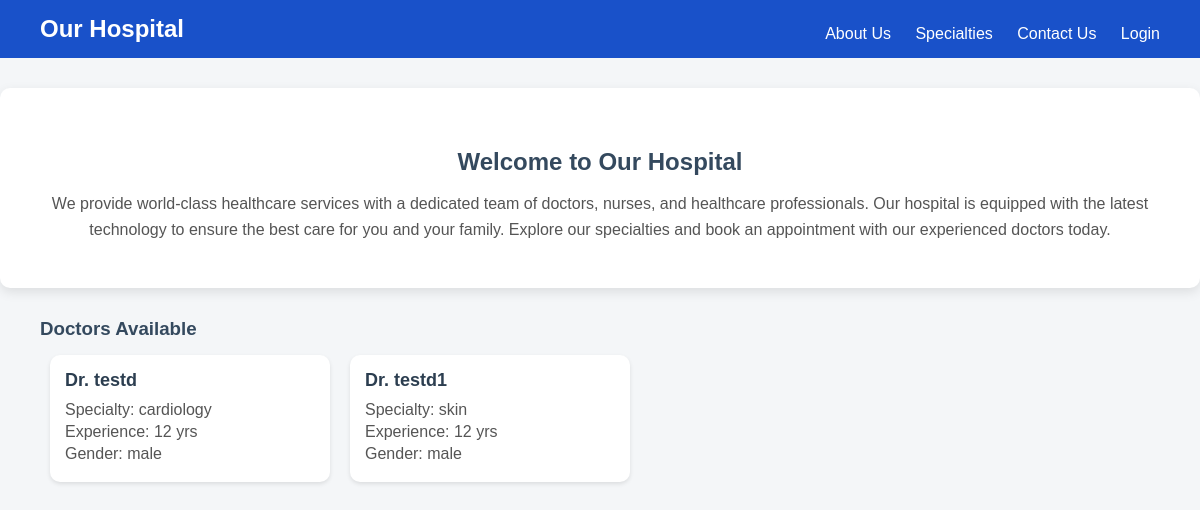
The page / on the database its author committed.
### tables this page shows
CREATE TABLE doctors (
    id INTEGER PRIMARY KEY AUTOINCREMENT,
    username TEXT UNIQUE NOT NULL,  -- This will be used to link with doctor_slots
    name TEXT NOT NULL,
    specialization TEXT NOT NULL,
    gender TEXT NOT NULL,
    experience INTEGER NOT NULL,
    contact TEXT,
    available_slots INTEGER NOT NULL
);

### app.py (the view)
@app.route('/')
def index():
    conn = get_db()
    cursor = conn.cursor()
    cursor.execute("SELECT name, specialization, experience,gender FROM doctors")
    doctors = cursor.fetchall()
    conn.close()
    return render_template('index.html', doctors=doctors)

### db.py (called while the page is built)
def get_db():
    conn = sqlite3.connect(DATABASE)
    conn.row_factory = sqlite3.Row
    return conn

### templates/index.html (shortened to what this page needs)
<!DOCTYPE html>
<html lang="en">
<head>
</head>
<body>
    <header>
        <h1>Our Hospital</h1>
        <nav>
            <a href="/">About Us</a>
            <div class="dropdown">
                <a href="#" onclick="toggleDropdown(event)">Specialties</a>
            </div>
            <a href="/">Contact Us</a>
            <a href="/login">Login</a>
        </nav>
    </header>
    <div class="container">
        <h2>Welcome to Our Hospital</h2>
        <p class="welcome-text">We provide world-class healthcare services with a dedicated team of doctors, nurses, and healthcare professionals. Our hospital is equipped with the latest technology to ensure the best care for you and your family. Explore our specialties and book an appointment with our experienced doctors today.</p>
    </div>
    <h3 style="margin-left: 40px;">Doctors Available</h3>
    <div class="doctor-container" style="margin-left: 40px;">
        {% for doctor in doctors %}
        <div class="doctor-card">
            <h3>Dr. {{ doctor[0] }}</h3>
            <p>Specialty: {{ doctor[1] }}</p>
            <p>Experience: {{ doctor[2] }} yrs</p>
            <p>Gender: {{ doctor[3] }}</p>
        </div>
        {% endfor %}
    </div>
</body>
</html>

### templates/index.html (style rules this page uses)
body { font-family: Arial, sans-serif; background-color: #f4f6f8; padding: 0; margin: 0; }
header { background-color: #1951c9; padding: 15px 40px; color: white; display: flex; justify-content: space-between; align-items: center; }
header h1 { margin: 0; font-size: 24px; }
nav a { color: white; text-decoration: none; margin-left: 20px; font-size: 16px; transition: color 0.3s ease; }
.dropdown { position: relative; display: inline-block; margin-top: 10px; }
.container { max-width: 1200px; margin: auto; background-color: white; padding: 30px; border-radius: 10px; box-shadow: 0 4px 12px rgba(0, 0, 0, 0.1); margin-top: 30px; }
h2 { color: #34495e; margin-top: 30px; margin-bottom: 15px; }
p.welcome-text { color: #555; font-size: 16px; text-align: center; margin-top: 10px; line-height: 1.6; }
.doctor-container { display: flex; flex-wrap: wrap; gap: 20px; justify-content: flex-start; padding: 0 10px; }
.doctor-card { background-color: #ffffff; padding: 15px; border-radius: 10px; box-shadow: 0 2px 4px rgba(0, 0, 0, 0.1); width: 250px; }
.doctor-card h3 { margin: 0 0 10px 0; font-size: 18px; color: #2c3e50; }
.doctor-card p { margin: 4px 0; color: #555; }
h2 { text-align: center; color: #34495e; margin-top: 30px; margin-bottom: 15px; }
h3 { color: #34495e; margin-top: 30px; margin-bottom: 15px; }

### rows shown on the page
doctors: name "testd", specialization "cardiology", experience "12", gender "male"
doctors: name "testd1", specialization "skin", experience "12", gender "male"
